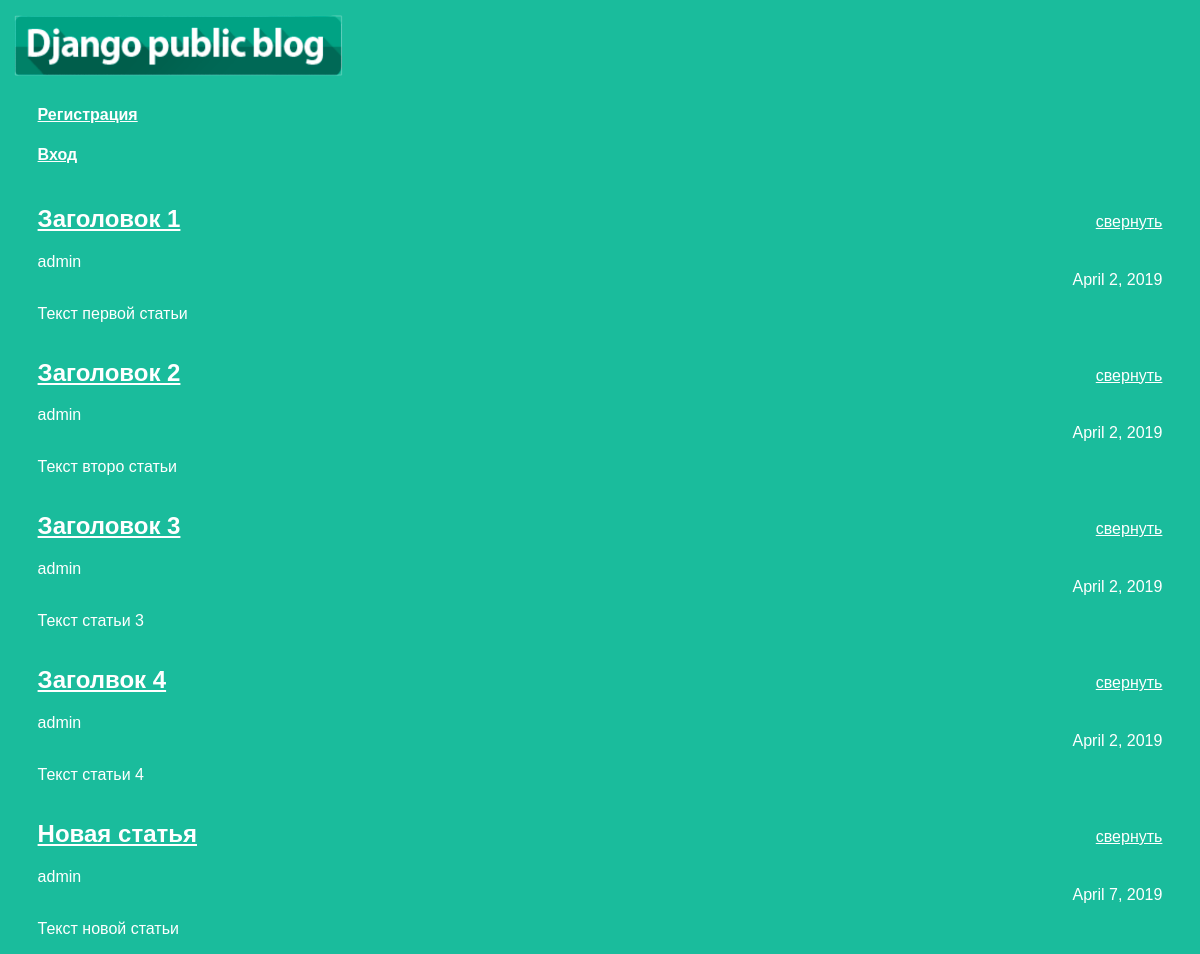
Page /archive/ on the committed database.
### articles/models.py (models this page shows, shortened)
class Article(models.Model):
    title = models.CharField(max_length=200)
    author = models.ForeignKey(User, on_delete=models.CASCADE)
    text = models.TextField()
    created_date = models.DateField(auto_now_add=True)
    def get_excerpt(self):
        return self.text[:140] + "..." if len(self.text) > 140 else self.text

### articles/views.py (the view)
# urls.py: url(r'^archive/', views.archive, name='archive'),
def archive(request):
    return render(request, 'archive.html', {"posts": Article.objects.all()})

### articles/templates/archive.html (shortened to what this page needs)
<head>
    <link rel="stylesheet" href="/static/css/article.css" type="text/css">
</head>
<body>
    <div class="header">
        <a href="#" class="urles"><img src="/static/img/logo.png" width = 340px ></a>
            <h4 class = "registration"><a href = "/registration" style="color: white ">Регистрация</a></h4>
            <h4 class = "login"><a href = "/login" style="color: white ">Вход</a></h4>
    </div>
    <div class="archive">
        {% for post in posts %}
        <div class="one-post">
            <div class="post-title">
                <h2><a href = "article/{{post.id}}">{{ post.title }}</a></h2>
            </div>
            <a class = "fold-button" href = "" onclick = "return false;">свернуть</a>
            <div class="article-info">
                <div class="article-author">{{ post.author.username }}</div>
                <div class="article-created-date">{{ post.created_date }}</div>
            </div>
            <p class="article-text">{{ post.get_excerpt }}</p>
        </div>
        {% endfor %}
    </div>
</body>

### articles/static/css/article.css (style rules this page uses)
body { background: #1abc9c; font-family: Tahoma, Arial, sans-serif; color: #ffffff; }
.archive { width: 95%; margin-left: auto; margin-right: auto; }
.post-title a { color: #ffffff; }
.article-author { width: 50%; }
.article-created-date { text-align: right; }
.post-title { width: 60%; float: left; }
.fold-button { margin: 28 auto 0; float: right; color: #ffffff; }
.one-post { position: relative; }
.registration { width: 95%; margin-left: auto; margin-right: auto; }
.login { width: 95%; margin-left: auto; margin-right: auto; opacity: 1 }

### rows in the picture
Article: title "Заголовок 1", author.username "admin", created_date "April 2, 2019", get_excerpt "Текст первой статьи"
Article: title "Заголовок 2", author.username "admin", created_date "April 2, 2019", get_excerpt "Текст второ статьи"
Article: title "Заголовок 3", author.username "admin", created_date "April 2, 2019", get_excerpt "Текст статьи 3"
Article: title "Заголвок 4", author.username "admin", created_date "April 2, 2019", get_excerpt "Текст статьи 4"
Article: title "Новая статья", author.username "admin", created_date "April 7, 2019", get_excerpt "Текст новой статьи"
